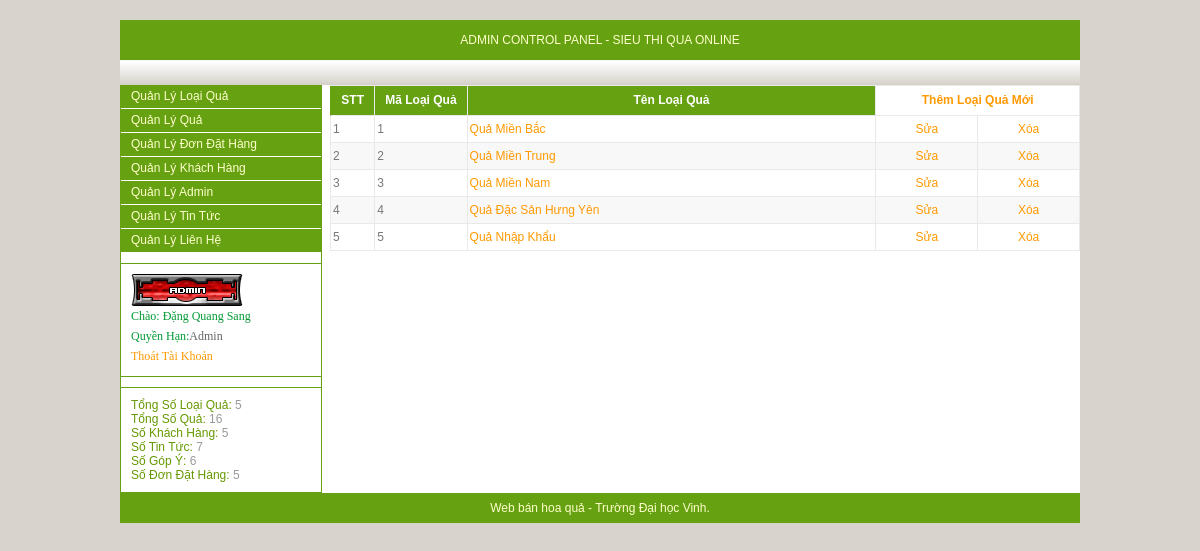
/adm/index.php (signed in), run on the app's committed database.
### tables this page shows
CREATE TABLE `loai_qua` (
  `ma_loai` int(11) NOT NULL,
  `ten_loai` varchar(40) NOT NULL
);

### include/thongke.php (called while the page is built)
<?php
	$strSQL="SELECT COUNT(*) FROM loai_qua";
	$so_loai_qua=mysqli_query($ung, $strSQL);
	$rowLOAI=mysqli_fetch_array($so_loai_qua);
	$soloaiqua=$rowLOAI[0];
	$strSQL="SELECT COUNT(*) FROM qua";
	$so_qua=mysqli_query($ung, $strSQL);
	$rowqua=mysqli_fetch_array($so_qua);
	$soqua=$rowqua[0];
	$strSQL="SELECT COUNT(*) FROM khach_hang";
	$khach_hang=mysqli_query($ung, $strSQL);
	$rowKHACH=mysqli_fetch_array($khach_hang);
	$khachhang=$rowKHACH[0];
	$strSQL="SELECT COUNT(*) FROM tin_tuc";
	$tin_tuc=mysqli_query($ung, $strSQL);
	$rowTIN=mysqli_fetch_array($tin_tuc);
	$tintuc=$rowTIN[0];
	$strSQL="SELECT COUNT(*) FROM lien_he";
	$lien_he=mysqli_query($ung, $strSQL);
	$rowLH=mysqli_fetch_array($lien_he);
	$lienhe=$rowLH[0];
	$strSQL="SELECT COUNT(*) FROM dondathang";
	$dondathang=mysqli_query($ung, $strSQL);
	$rowDDH=mysqli_fetch_array($dondathang);
	$dondathang=$rowDDH[0];
?>

### adm/loaiqua/loaiqua.php (the view, shortened to what this page needs)
<?php
	$strSQL="SELECT * FROM loai_qua";
	$loai_qua=mysqli_query($ung, $strSQL);
?>
<table width="750" cellpadding="2" cellspacing="0" border="0" class="admintable" style="border-right:#E9E9E9 1px solid; border-top:#E9E9E9 1px solid;" align="right">
	<tr>
		<th width="40" align="center" style="border-left:#66A111 solid 1px;">
			STT
		</th>
		<th width="90" align="center">
			Mã Loại Quả
		</th>
		<th width="420">
			Tên Loại Quả
		</th>
		<th width="200" colspan="2" style="background:#FFFFFF;" align="center">
			<a href="#" onclick="goithem_sua('themloaiqua')">Thêm Loại Quả Mới</a>
		</th>
	</tr>
	<?php $i=0; ?>
		<?php while($row=mysqli_fetch_array($loai_qua)) { $i+=1; ?>
	<tr>
	<?php
			if($i%2==0)
				$mausac="style='background:#F8F8F8;'";
			 else
			 	$mausac="style='background:#FFFFFF;'";
	?>
		<td <?php echo $mausac; ?> >
			<?php echo $i; ?>
		</td>
		<td <?php echo $mausac; ?> >
			<?php echo $row['ma_loai']; ?>
		</td>
		<td <?php echo $mausac; ?> >
			<a href="#" onclick="goithem_sua('sualoaiqua',<?php echo $row['ma_loai']; ?>)"><?php echo $row['ten_loai']; ?></a>
		</td>
		<td width="100" align="center" <?php echo $mausac; ?>>
			<a href="#" onclick="goithem_sua('sualoaiqua',<?php echo $row['ma_loai']; ?>)">Sửa</a>
		</td>
		<td width="100" align="center" <?php echo $mausac; ?>>
			<a href="#" onclick="xoa_loaiqua(<?php echo $row['ma_loai']; ?>)">Xóa</a>
		</td>
	</tr>
		<?php } ?>
</table>

### adm/index.php (shortened to what this page needs)
<?php include('../include/ketnoi.php'); ?>
<!DOCTYPE html PUBLIC "-//W3C//DTD XHTML 1.0 Transitional//EN" "http://www.w3.org/TR/xhtml1/DTD/xhtml1-transitional.dtd">
<html xmlns="http://www.w3.org/1999/xhtml">
<head>
<link rel="stylesheet" type="text/css" href="admstyle.css">
</head>
<body>
<?php
	$thongbao="";
?>
<?php if(!isset($_SESSION['hovatenad']) || ($_SESSION['hovatenad']=="")) { ?>
<form action="" method="post" name="formdangnhapadmin">
<table width="400" border="0" class="admintable" cellpadding="2" cellspacing="0" align="center" style="margin-top:200px; border-right:solid 1px #E9E9E9; border-top:solid 1px #E9E9E9; background:url(../images/security.png) no-repeat right;">
  <tr>
    <th colspan="3">Đăng Nhập ADMIN CONTROL PANEL</th>
  </tr>
  <tr>
    <td>&nbsp;&nbsp;Tên Đăng Nhập</td>
    <td><input name="txttendangnhap" type="text" id="txttendangnhap" style="width:200px;"/>   </td>
	<td rowspan="2"><img src="../images/security.png" width="64" height="64" border="0" /></td>
  </tr>
  <tr>
    <td>&nbsp;&nbsp;Mật Khẩu</td>
    <td><input name="txtpass" type="password" id="txtpass" style="width:200px;" />   </td>
  </tr>
  <tr>
    <td colspan="3" style="color:#CC3300;" align="center"><?php echo $thongbao ; ?></td>
  </tr>
  <tr>
    <td colspan="3" align="center"><input type="submit" name="Submit" style="background:#FFFFFF; color:#FFCC33;" value="Đăng Nhập" /></td>
  </tr>
</table>
</form>
<?php } else { ?>
	<table border="0" cellpadding="0" cellspacing="0" width="960" align="center" style="margin-top:20px; margin-bottom:20px; background:#FFFFFF;">
		<tr>
			<td height="40" style="color:#FFFFCC; background:#66A111;" colspan="2" align="center">
				ADMIN CONTROL PANEL - SIEU THI QUA ONLINE
			</td>
		</tr>
		<tr>
			<td height="25" style="color:#FF6600; background:url(../images/trang.jpg) repeat-x;" colspan="2" align="right">
		  </td>
		</tr>
		<tr>
			<td width="200" valign="top" style="border-right: 1px #66A111 solid; border-left: 1px #66A111 solid;">
			<div class="menuleft">
					<a href="#" onclick="adm_chuyentrang('quanlyloaiqua')">Quản Lý Loại Quả</a>
					<a href="#" onclick="adm_chuyentrang('quanlyqua')">Quản Lý Quả</a>
					<a href="#" onclick="adm_chuyentrang('quanlydondathang')">Quản Lý Đơn Đặt Hàng</a>
					<a href="#" onclick="adm_chuyentrang('quanlykhachhang')">Quản Lý Khách Hàng</a>
					<a href="#" onclick="adm_chuyentrang('quanlyadmin')">Quản Lý Admin</a>
					<a href="#" onclick="adm_chuyentrang('quanlytintuc')">Quản Lý Tin Tức</a>
					<a href="#" onclick="adm_chuyentrang('quanlylienhe')">Quản Lý Liên Hệ</a>
			</div>
			<div style="width:200px; margin-top:10px; margin-bottom:10px; background:#FFFFFF; color:#009933; line-height:30px;
			border:#66A111 solid 1px; border-right:none; border-left:none;">
			<p class="pp">
			<img src="../images/admin_pinguim.gif" border="0" width="112" height="32"/>
				<br />
				Chào: <?php echo $_SESSION['hovatenad'] ;?>
				<br />
				Quyền Hạn:<font color="#666666"><?php if($_SESSION['phanquyen']=='admin') echo "Admin"; else echo "Quản Trị Viên"; ?></font>
				<br />
				<a href="#" onclick="tquattaikquan('tquat')">Thoát Tài Khoản</a>
			</p>
			</div>
			<?php include('../include/thongke.php'); ?>
			<div style="margin-top:4px;padding:10px; background:#66A111; color:#FFFFCC; border:1px #66A111 solid;
			background:#FFFFFF; color:#999999; text-align:left; border-right:none; border-left:none;">
					<span class="demuc"> Tổng Số Loại Quả:</span> <?php echo $soloaiqua; ?>
					<br />
					<span class="demuc">Tổng Số Quả:</span> <?php echo $soqua; ?>
					<br />
					<span class="demuc">Số Khách Hàng:</span> <?php echo $khachhang; ?>
					<br />
					<span class="demuc">Số Tin Tức:</span> <?php echo $tintuc; ?>
					<br />
					<span class="demuc">Số Góp Ý:</span> <?php echo $lienhe; ?>
					<br />
					<span class="demuc">Số Đơn Đặt Hàng:</span> <?php echo $dondathang; ?>
				</div>
			</td>
			<td width="760" valign="top">
					<?php
					if(isset($_POST['trangchuyen']))
					{
						$hienthi=$_POST['trangchuyen'];
						if($hienthi=='quanlyloaiqua')
							include_once('loaiqua/loaiqua.php');
						else if($hienthi=='quanlyqua')
							include_once('qua/qua.php');
						else if($hienthi=='quanlylienhe')
							include_once('lienhe/inlienhe.php');
						else if($hienthi=='quanlytintuc')
							include_once('tintuc/tintuc.php');
						else if($hienthi=='quanlykhachhang')
							include_once('khachhang/khachang.php');
						else if($hienthi=='quanlyadmin')
							include_once('admin/admin.php');
						else if($hienthi=='quanlydondathang')
							include_once('dondathang/dondathang.php');
						else if($hienthi=='xlloaiqua')
							include_once('loaiqua/xl_loaiqua.php');
						else if($hienthi=='xlqua')
							include_once('qua/xl_qua.php');
						else if($hienthi=='xllienhe')
							include_once('lienhe/xl_lienhe.php');
						else if($hienthi=='chitietlienhe')
							include_once('lienhe/chitiet.php');
						else if($hienthi=='xlkhachhang')
							include_once('khachhang/xl_khachang.php');
						else if($hienthi=='chitietkh')
							include_once('khachhang/chitietkhachhang.php');
						else if($hienthi=='xltintuc')
							include_once('tintuc/xl_tintuc.php');
						else if($hienthi=='themtintuc')
							include_once('tintuc/themtintuc.php');
						else if($hienthi=='suatintuc')
							include_once('tintuc/suatintuc.php');
						else if($hienthi=='xladmin')
							include_once('admin/xl_admin.php');
						else if($hienthi=='xl_dondathang')
							include_once('dondathang/xl_dathang.php');
						else if($hienthi=='chitiet_dh')
							include_once('dondathang/chitietdonhang.php');
					}
						else
							include_once('loaiqua/loaiqua.php');
					?>
			</td>
		</tr>
		<tr>
			<td colspan="2" height="30" style="color:#FFFFCC; background:#66A111;" align="center" valign="middle">
			Web bán hoa quả - Trường Đại học Vinh.
			</td>
		</tr>
	</table>
<?php } ?>
</body>
</html>

### adm/admstyle.css (style rules this page uses)
Body { background:#D8D4CD url(../images/bg.jpg) no-repeat fixed; color:#888888; font-family:Arial, Helvetica, sans-serif; font-size:12px; margin-bottom:0px; margin-top:0px; margin-left:0px; margin-right:0px; }
a:link { color:#FF9900; text-decoration:none; }
.menuleft { width:200px; border:0px; }
.menuleft a:link { background:#66A111; color:#FFFFCC; line-height:23px; text-decoration:none; border-bottom:solid #FFFFFF 1px; display:block; padding-left:10px; }
.demuc { color:#669900; }
.admintable { border:1px; }
.admintable TD { background:#FFFFFF; border-left:#E9E9E9 1px solid; border-bottom:#E9E9E9 1px solid; line-height:22px; color:#777777; }
.admintable TH { background:#66A111; color:#FFFFFF; line-height:25px; border-left:#E9E9E9 1px solid; border-bottom:#E9E9E9 1px solid; }
.pp { margin:10px; font-size:12px; font-family:tahoma; line-height:20px; }

### data on the page
loai_qua: ma_loai "1", ten_loai "Quả Miền Bắc"
loai_qua: ma_loai "2", ten_loai "Quả Miền Trung"
loai_qua: ma_loai "3", ten_loai "Quả Miền Nam"
loai_qua: ma_loai "4", ten_loai "Quả Đặc Sản Hưng Yên"
loai_qua: ma_loai "5", ten_loai "Quả Nhập Khẩu"

### other printed values
$_SESSION['hovatenad'] "Đặng Quang Sang"
$soloaiqua "5"
$soqua "16"
$khachhang "5"
$tintuc "7"
$lienhe "6"
$dondathang "5"
